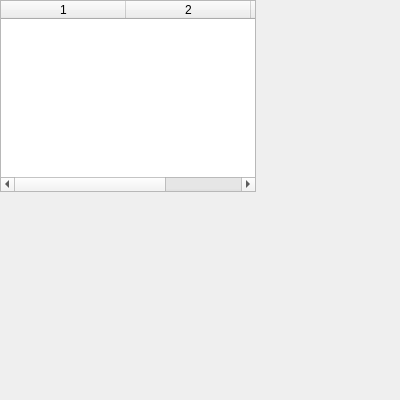
<?xml version="1.0" encoding="UTF-8"?>
<ui version="4.0">
 <class>Highscores</class>
 <widget class="QDialog" name="Highscores">
  <property name="geometry">
   <rect>
    <x>0</x>
    <y>0</y>
    <width>400</width>
    <height>400</height>
   </rect>
  </property>
  <property name="minimumSize">
   <size>
    <width>400</width>
    <height>400</height>
   </size>
  </property>
  <property name="windowTitle">
   <string>Highscores</string>
  </property>
  <widget class="QTableWidget" name="highscoresTable">
   <property name="geometry">
    <rect>
     <x>0</x>
     <y>0</y>
     <width>256</width>
     <height>192</height>
    </rect>
   </property>
   <property name="editTriggers">
    <set>QAbstractItemView::NoEditTriggers</set>
   </property>
   <property name="columnCount">
    <number>3</number>
   </property>
   <attribute name="horizontalHeaderDefaultSectionSize">
    <number>125</number>
   </attribute>
   <column/>
   <column/>
   <column/>
  </widget>
 </widget>
 <resources/>
 <connections/>
</ui>
